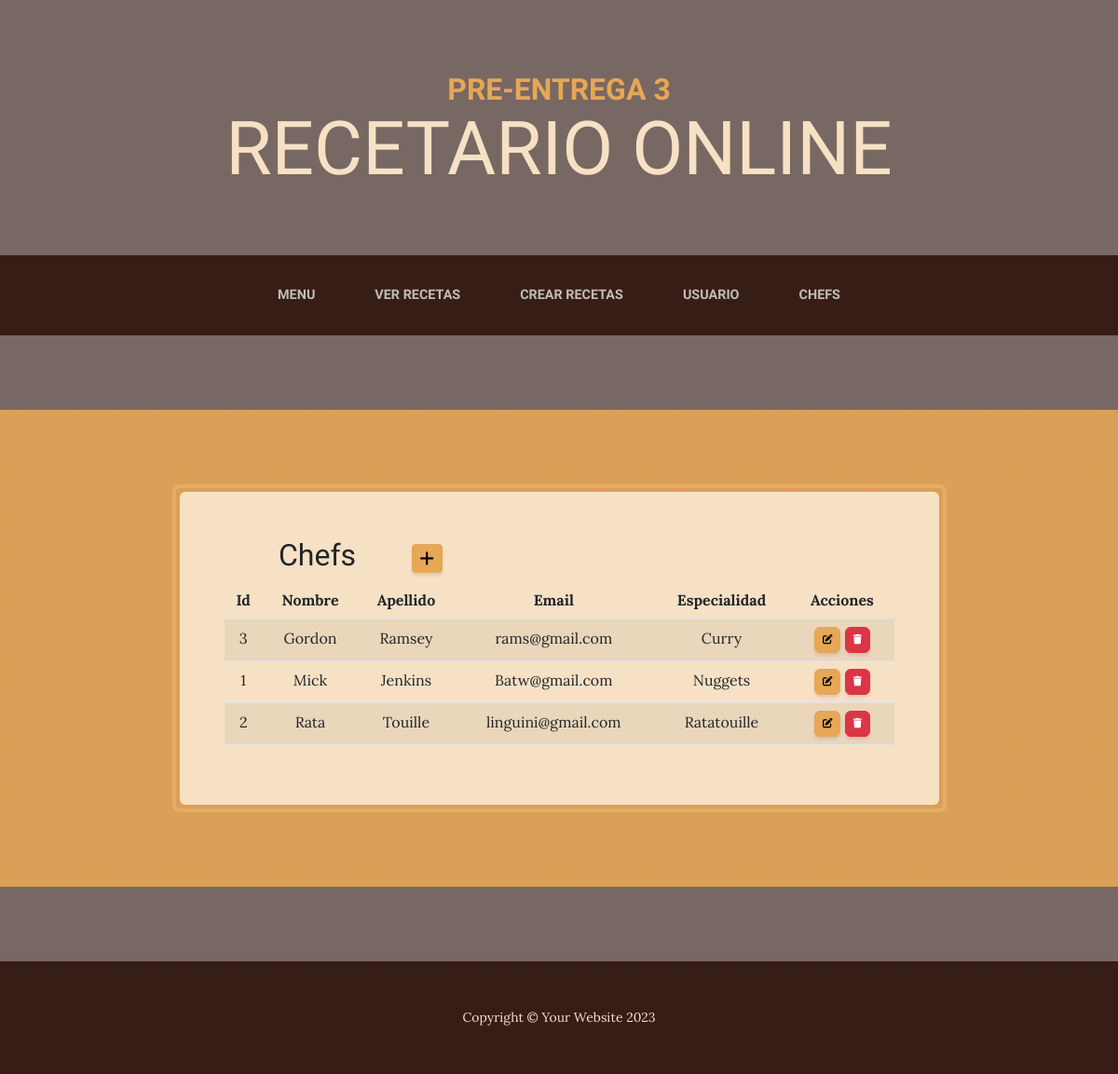
Page /aplicacion/chefs/ on the earlier database version.
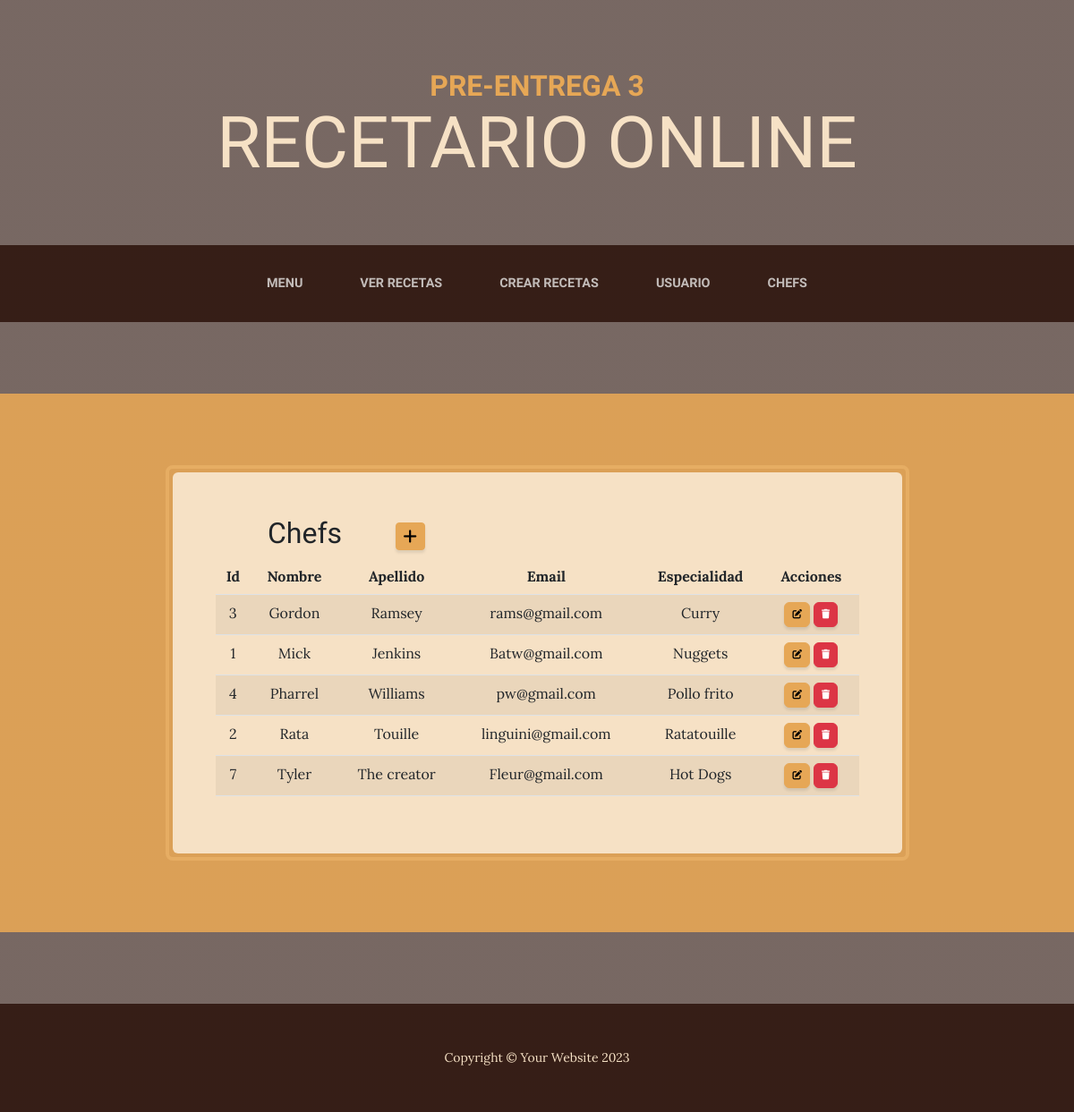
Same page on the later database version.
### aplicacion/models.py (models this page shows, shortened)
class Chef(models.Model):
    nombre = models.CharField(max_length=50)
    apellido = models.CharField(max_length=50)
    email = models.EmailField()
    especialidad = models.CharField(max_length=50)
    class Meta:
        verbose_name = "Chef"
        verbose_name_plural = "Chefs"
        ordering = ['nombre']

### aplicacion/views.py (the view)
# urls.py: path('chefs/', chefs, name="chefs"),
def chefs(request):
    contexto = {'chefsito': Chef.objects.all()}
    return render(request, "aplicacion/chefs.html", contexto)

### aplicacion/templates/aplicacion/chefs.html (shortened to what this page needs)
{% extends 'aplicacion/home3.html' %}
{%block chef%}
<table>
    <tr>
        <td width="200"><h2>Chefs</h2></td>
        <td>
            <a
            href="{% url 'chef_Form' %}"
            class="btn btn-primary btn-sm"
            >
            </a>
        </td>
    </tr>
</table>
    <table class="table table-striped">
        <thead>
            <tr>
                <th>Id</th>
                <th>Nombre</th>
                <th>Apellido</th>
                <th>Email</th>
                <th>Especialidad</th>
                <th>Acciones</th>
            </tr>
        </thead>
        <tbody>
            {% for z in chefsito %}
                    <tr>
                        <td>{{ z.id }}</td>
                        <td>{{ z.nombre }}</td>
                        <td>{{ z.apellido }}</td>
                        <td>{{ z.email }}</td>
                        <td>{{ z.especialidad }}</td>
                        <td>
                            <a
                              href="{% url 'chefActualizar' z.id %}"
                              class="btn btn-primary"
                              style="--bs-btn-padding-y: .25rem; --bs-btn-padding-x: .5rem; --bs-btn-font-size: .75rem;"
                              >
                            </a>
                            <a
                              href="{% url 'chefBorrar' z.id %}"
                              class="btn btn-danger"
                              style="--bs-btn-padding-y: .25rem; --bs-btn-padding-x: .5rem; --bs-btn-font-size: .75rem;"
                              >
                            </a>
                          </td>
                    </tr>
            {% endfor %}
        </tbody>
    </table>
{%endblock chef%}

### aplicacion/templates/aplicacion/home3.html (shortened to what this page needs)
<!DOCTYPE html>
<html lang="en">
    {% load static %}
    <head>
        <link href="{% static 'css/styles.css' %}" rel="stylesheet" />
        <link rel="stylesheet" href="https://cdnjs.cloudflare.com/ajax/libs/font-awesome/6.4.0/css/all.min.css">
    </head>
    <body>
        <header>
            <h1 class="site-heading text-center text-faded d-none d-lg-block">
                <span class="site-heading-upper text-primary mb-3">Pre-Entrega 3</span>
                <span class="site-heading-lower">Recetario Online</span>
            </h1>
        </header>
        <nav class="navbar navbar-expand-lg navbar-dark py-lg-4" id="mainNav">
            <div class="container">
                <div class="collapse navbar-collapse" id="navbarSupportedContent">
                    <ul class="navbar-nav mx-auto">
                        <li class="nav-item px-lg-4"><a class="nav-link text-uppercase" href="{% url 'home' %}">Menu</a></li>
                        <li class="nav-item px-lg-4"><a class="nav-link text-uppercase" href="{% url 'ver_recetas' %}">Ver Recetas</a></li>
                        <li class="nav-item px-lg-4"><a class="nav-link text-uppercase" href="{% url 'crear_recetas' %}">Crear Recetas</a></li>
                        <li class="nav-item px-lg-4"><a class="nav-link text-uppercase" href="{% url 'usuario' %}">Usuario</a></li>
                        <li class="nav-item px-lg-4"><a class="nav-link text-uppercase" href="{% url 'chefs' %}">Chefs</a></li>
                    </ul>
                </div>
            </div>
        </nav>
        <section class="page-section cta">
            <div class="container">
                <div class="row">
                    <div class="col-xl-9 mx-auto">
                        <div class="cta-inner bg-faded text-center rounded">
                            {%block chef%}
                            {%endblock chef%}
                        </div>
                    </div>
                </div>
            </div>
        </section>
        <footer class="footer text-faded text-center py-5">
            <div class="container"><p class="m-0 small">Copyright &copy; Your Website 2023</p></div>
        </footer>
    </body>
</html>

Differences in the rows shown:
added Chef: id "4", nombre "Pharrel", apellido "Williams", email "pw@gmail.com", especialidad "Pollo frito"
added Chef: id "7", nombre "Tyler", apellido "The creator", email "Fleur@gmail.com", especialidad "Hot Dogs"
